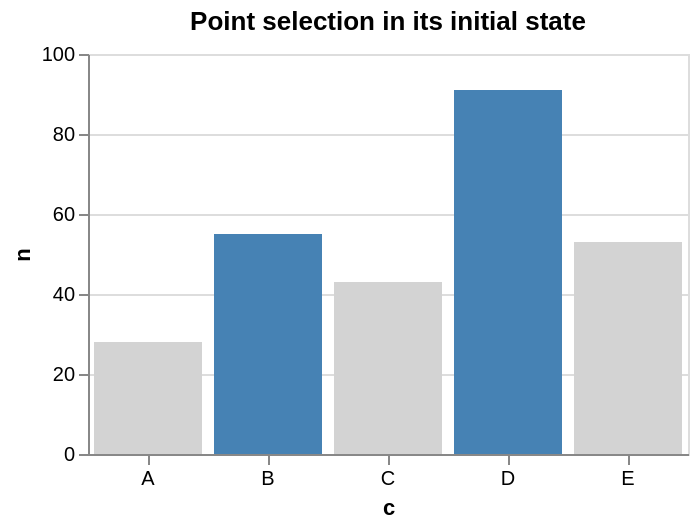

This figure's Vega-Lite source:
### Vega-Lite specification from a JSON file in a GitHub repository (floating-point values rounded to 4 significant figures)
{"$schema": "https://vega.github.io/schema/vega-lite/v5.json", "description": "A point selection with an initial value highlights the selected bars; the others are gray.", "width": 300, "height": 200, "title": "Point selection in its initial state", "params": [{"name": "pick", "select": {"type": "point", "fields": ["c"]}, "value": [{"c": "B"}, {"c": "D"}]}], "data": {"values": [{"c": "A", "n": 28}, {"c": "B", "n": 55}, {"c": "C", "n": 43}, {"c": "D", "n": 91}, {"c": "E", "n": 53}]}, "mark": "bar", "encoding": {"x": {"field": "c", "type": "nominal", "axis": {"labelAngle": 0}}, "y": {"field": "n", "type": "quantitative"}, "color": {"condition": {"param": "pick", "value": "steelblue"}, "value": "lightgray"}}}
